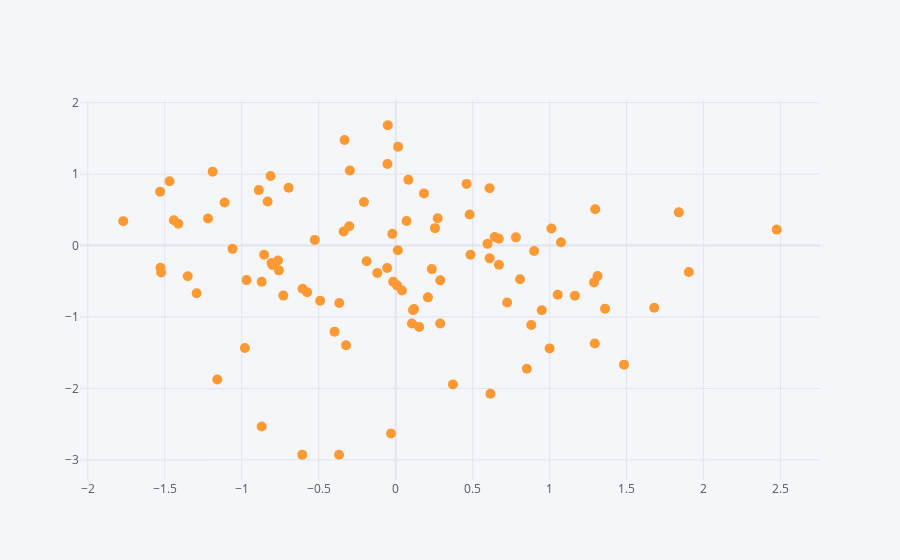

The cell this chart's notebook holds for it:
### Markdown cell above
## Scatter

### Code cell
df.iplot(kind='scatter',x='A',y='B',mode='markers',size=10)
